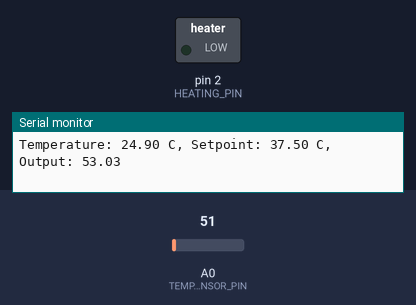
Bench run of a sketch on a simulated Arduino Uno, built with avr-gcc and run on an emulated ATmega328P. On the bench: switched loads named in the sketch (green lamp = pin HIGH), the last lines printed to the serial monitor. Dashed ring = blinking. The inputs (shaded band) are chosen by the test bench; at power-on: A0 (TEMP_SENSOR_PIN) = 51.

Above: at 1.2 s.
1.3 s: A0 (TEMP_SENSOR_PIN) set to 86
At 2.3 s:
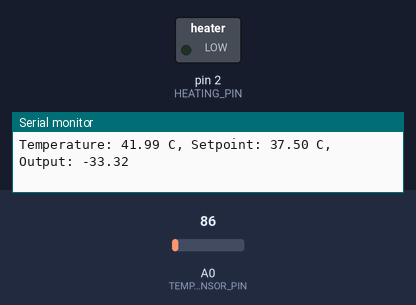
2.8 s: A0 (TEMP_SENSOR_PIN) set to 70
At 6.5 s:
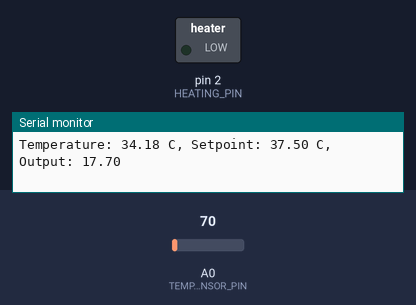
6.7 s: A0 (TEMP_SENSOR_PIN) set to 112
At 7.8 s:
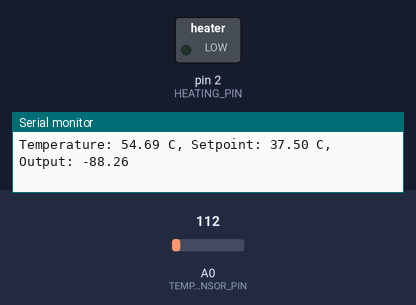
Timing chart, 0 to 9.7 s (numbered marks = the images above; inputs shaded):
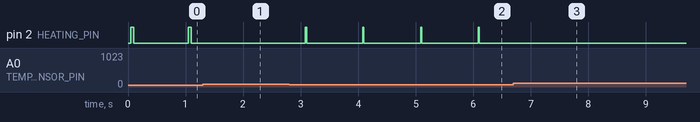

The sketch:

egg_hatcher.ino
```cpp
#define TEMP_SENSOR_PIN A0   // Define the analog pin for the temperature sensor
#define HEATING_PIN 2        // Define the digital pin for the heating element
#define SET_POINT 37.5      // Define the desired temperature setpoint in Celsius
#define TOLERANCE 0.5       // Define the acceptable temperature range in Celsius

// Define the PID parameters
double Kp = 4.0;      // Proportional gain
double Ki = 0.2;      // Integral gain
double Kd = 1.0;      // Derivative gain
double input, output, setpoint;
double error, last_error, integral, derivative;
unsigned long last_time;

void setup() {
  pinMode(HEATING_PIN, OUTPUT);
  Serial.begin(9600);    // Initialize serial communication for debugging
  input = getTemperature();   // Initialize the input value to the current temperature
  setpoint = SET_POINT;       // Initialize the setpoint
  last_time = millis();       // Initialize the time
}

void loop() {
  input = getTemperature();    // Read the temperature from the sensor
  error = setpoint - input;    // Compute the error
  unsigned long current_time = millis();    // Get the current time
  double dt = (current_time - last_time) / 1000.0;   // Compute the time difference in seconds
  integral += error * dt;     // Compute the integral
  derivative = (error - last_error) / dt;    // Compute the derivative
  output = Kp * error + Ki * integral + Kd * derivative;    // Compute the PID output
  last_error = error;         // Save the error for the next iteration
  last_time = current_time;   // Save the time for the next iteration

  Serial.print("Temperature: ");
  Serial.print(input);
  Serial.print(" C, Setpoint: ");
  Serial.print(setpoint);
  Serial.print(" C, Output: ");
  Serial.print(output);
  Serial.println();

  if (output > 0) {
    digitalWrite(HEATING_PIN, HIGH);   // Turn on the heating element
    delay(output);                     // Delay for the on-time of the heating element
  }
  digitalWrite(HEATING_PIN, LOW);      // Turn off the heating element
  delay(1000 - output);                // Delay for the off-time of the heating element
}

float getTemperature() {
  float voltage = analogRead(TEMP_SENSOR_PIN) * 5.0 / 1024.0;   // Read the voltage from the sensor
  float temperature = voltage * 100.0;                           // Convert the voltage to temperature in Celsius
  return temperature;
}
```

Measured:
- the behaviour switches between 78 and 77 on A0 (TEMP_SENSOR_PIN) (found by bisection; images 1 and 2)
- after the input at 1.3 s, pin 2 (HEATING_PIN): stays LOW (without the input it goes to HIGH after 0.75 s)
- after the input at 2.8 s, pin 2 (HEATING_PIN): alternates HIGH for 0.02 s and LOW for 0.98 s, starting after 0.28 s
- after the input at 6.7 s, pin 2 (HEATING_PIN): stops changing and stays LOW
- by itself, pin 2 (HEATING_PIN): alternates HIGH for 0.05 s and LOW for 0.95 s
